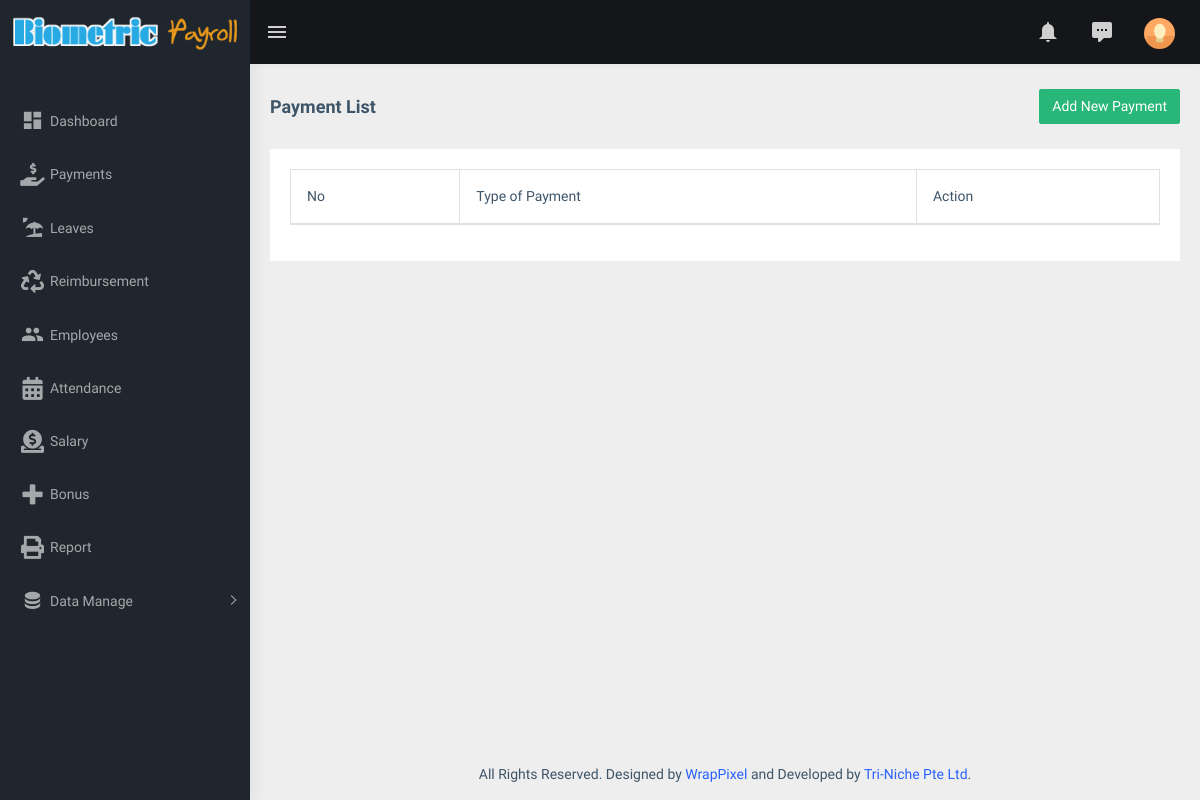
Page /index.php/payments on the earlier database version.
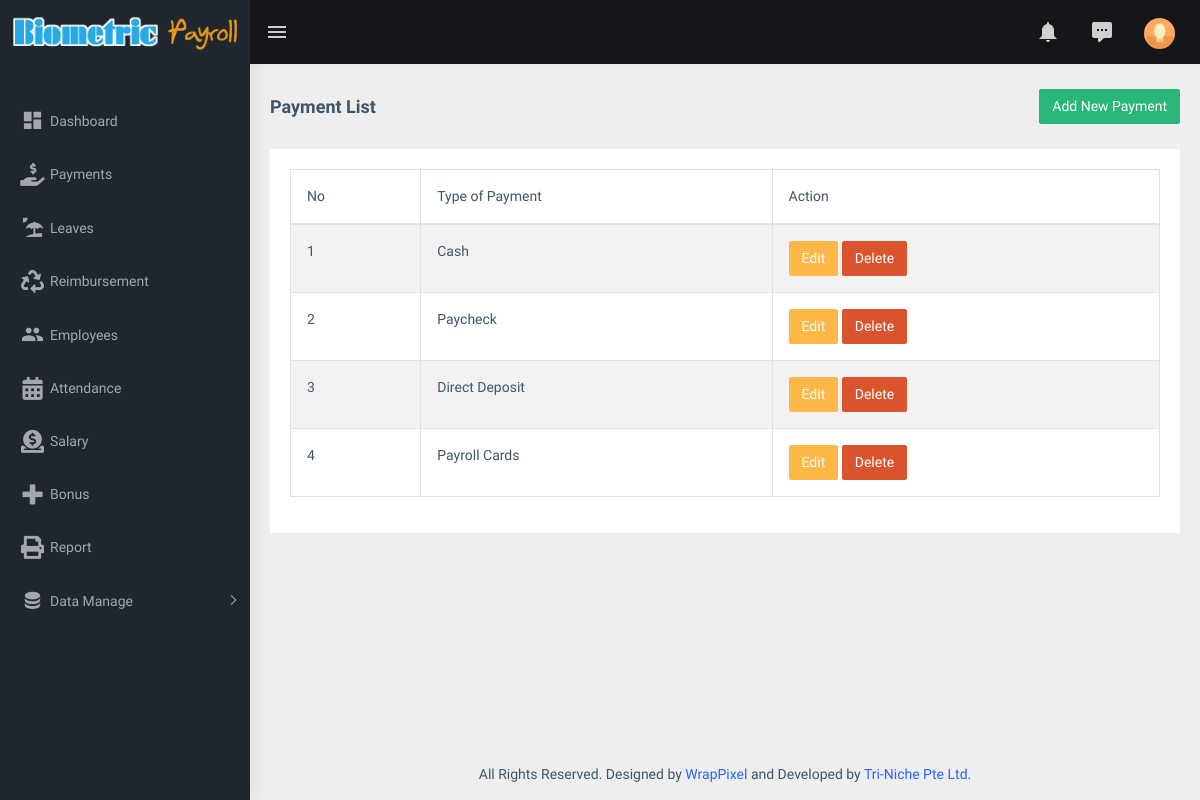
Same page on the later database version.
### tables this page shows
CREATE TABLE `payments` (
  `payment_id` int(20) NOT NULL,
  `payment_type` varchar(100) NOT NULL
);

### application/controllers/Payments.php (called while the page is built, shortened)
<?php
class Payments extends CI_Controller
{
	function __construct()
	{
		$this->load->model('PaymentModel');
	}
	public function index()
	{
		$data['values'] = $this->PaymentModel->getAllData();
		$data['title'] = "Payment List";
		$data['footer'] = $this->footer();
		$data['sidebar']= $this->sidebar();
		$data['header']= $this->header();
		$data['content'] = $this->load->view('payment-list', $data, true);
		$this->load->view('templates/main', $data);
	}
	public function sidebar()
	{
		$data = array();
		return $this->load->view('templates/sidebar', $data, true);
	}
	public function header()
	{
		$data = array();
		return $this->load->view('templates/header', $data, true);
	}
	public function footer()
	{
		$data = array();
		return $this->load->view('templates/footer', $data, true);
	}
}

### index.php (called while the page is built, shortened)
<?php
require_once BASEPATH.'core/CodeIgniter.php';

### application/models/PaymentModel.php (called while the page is built, shortened)
<?php
class PaymentModel extends CI_Model
{
	public function getAllData()
	{
		$allData = $this->db->get('payments');
		return $allData->result();
	}
}

### application/views/payment-list.php (the view, shortened to what this page needs)
<div class="page-breadcrumb">
    <div class="row">
        <div class="col-12 d-flex no-block align-items-center">
            <h4 class="page-title"><?php echo $title; ?></h4>
            <div class="ml-auto text-right">
                <nav aria-label="breadcrumb">
                    <ol class="breadcrumb">
                       <li class="breadcrumb-item"><button type="button" class="btn btn-success"  data-toggle="modal" data-target="#new_position">Add New Payment</button></li>
                    </ol>
                </nav>
            </div>
        </div>
    </div>
</div>
<div class="container-fluid">
    <div class="row">
        <div class="col-12">
        <div class="card">
            <div class="card-body">
                <div class="table-responsive">
                    <table id="zero_config" class="table table-striped table-bordered">
                        <thead>
                            <tr>
                                <th>No</th>
                                <th>Type of Payment</th>
                                <th>Action</th>
                            </tr>
                        </thead>
                        <tbody>
                            <?php $i =1;  foreach ($values as $value) { ?>
                                <tr>
                                    <td><?php echo $i; ?></td>
                                    <td><?php echo $value->payment_type; ?></td>
                                    <td><span class="salary">
                                        <button type="button" class="btn btn-warning" data-toggle="modal" data-target="#Modal2" onclick="getValue('<?php echo $value->payment_id; ?>', '<?php echo $value->payment_type; ?>')">Edit</button></span>
                                        <button type="button" class="btn btn-danger delete" onclick="remover('<?php echo $value->payment_id; ?>')">Delete</button>
                                    </td>
                                </tr>
                            <?php $i++; } ?>
                        </tbody>
                    </table>
                </div>
            </div>
        </div>
		</div>
 	</div>
</div>

Differences in the rows shown:
added payments: payment_type "Cash"
added payments: payment_type "Paycheck"
added payments: payment_type "Direct Deposit"
added payments: payment_type "Payroll Cards"
